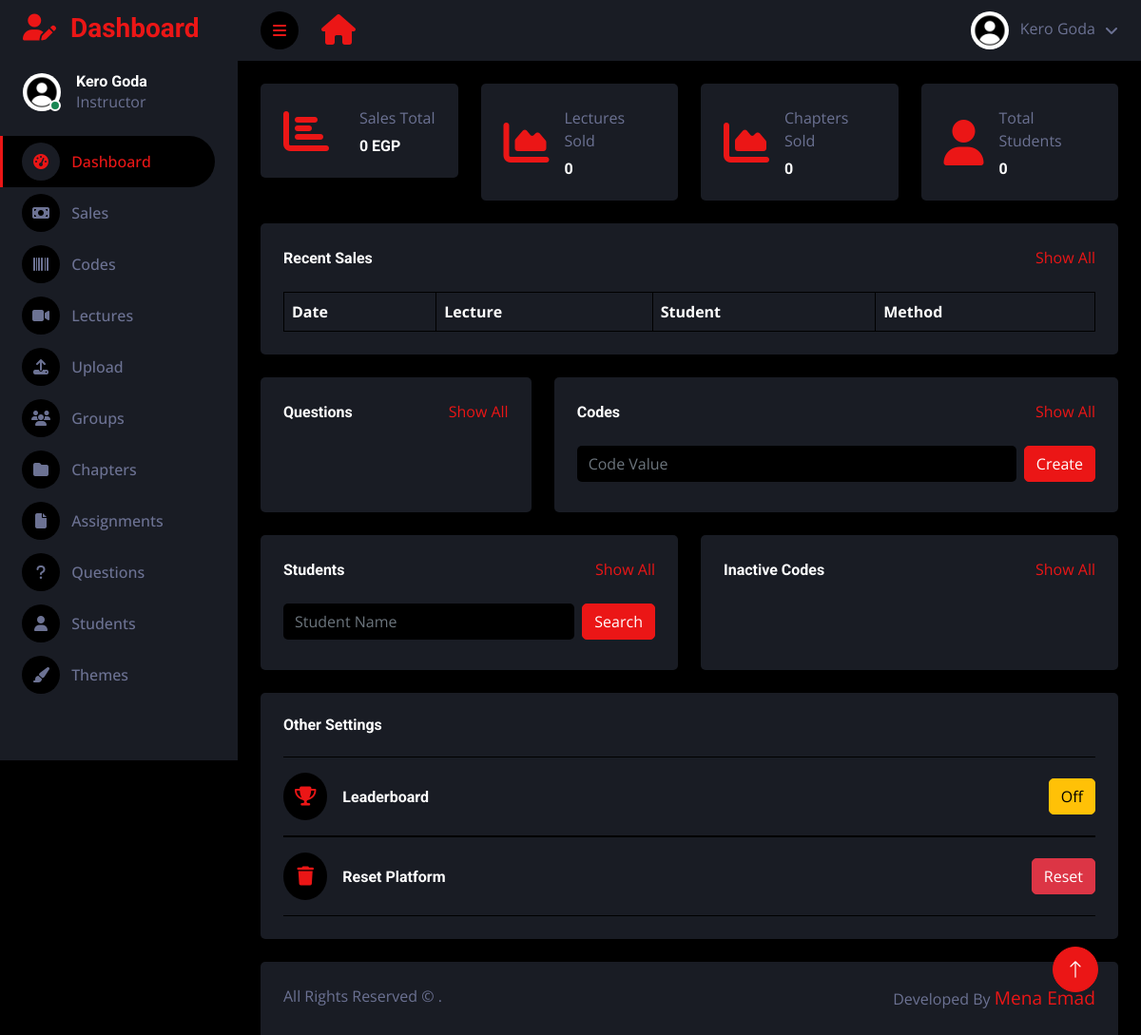
Page /en/dashboard (signed in) on the earlier database version.
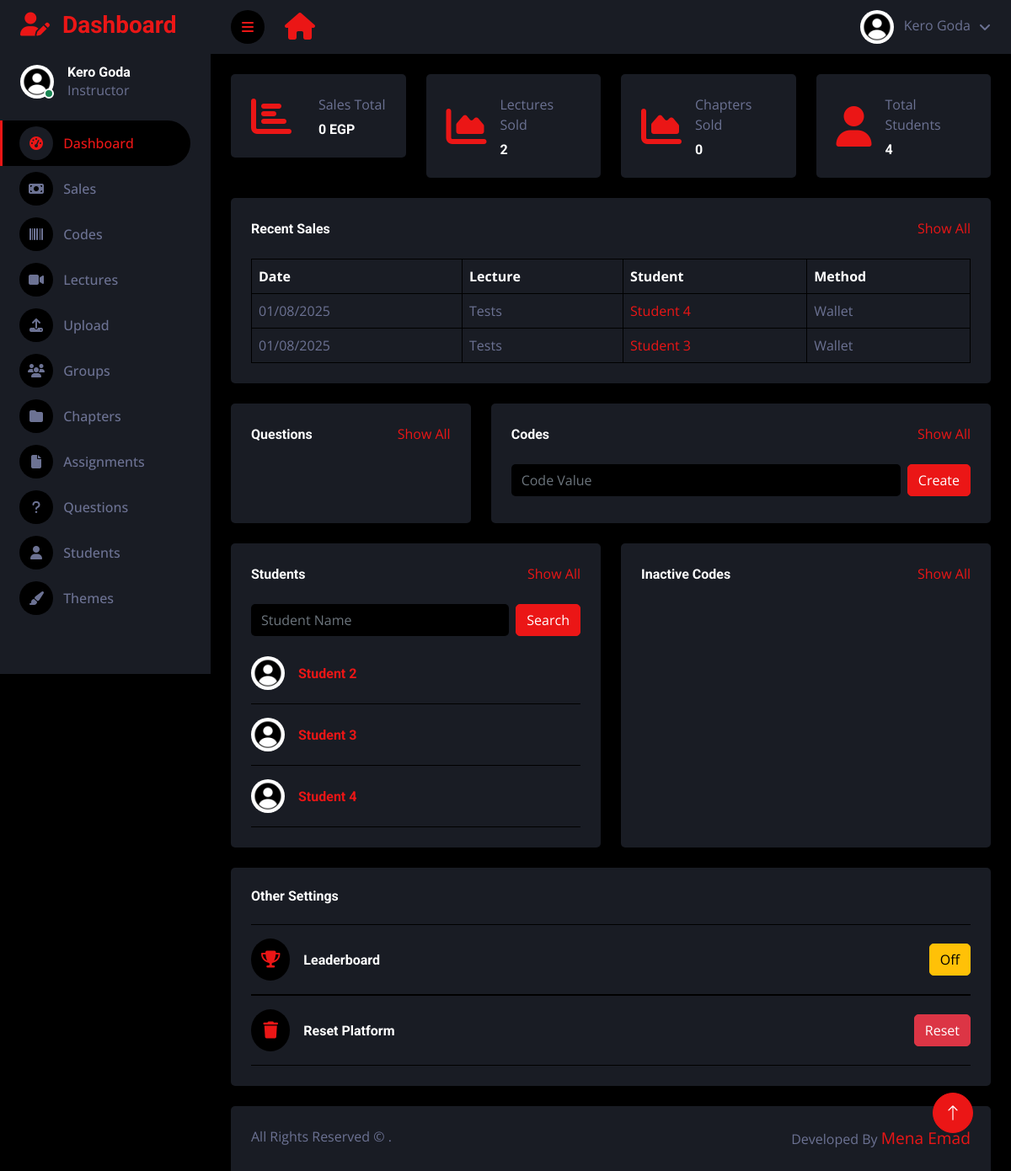
Same page on the later database version.
### main/models.py (models this page shows, shortened)
class BuyLesson(models.Model):
    user = models.ForeignKey(User, on_delete=models.CASCADE , blank=True , null=True)
    user_name = models.CharField(max_length=100 , blank=True)
    user_image = models.ImageField(upload_to='profile_images', default='blank-profile-picture.png')
    lecture_id = models.CharField(max_length=500)
    lecture_title = models.CharField(max_length=100 ,  blank=True)
    lecture_value = models.IntegerField(editable=True , default='0' , blank=True)
    created_at = models.DateTimeField(default=datetime.now)
    class methods(models.TextChoices):
        wallet = 'wallet',
        code = 'code',
        lecture_code = 'lecture_code',
        chapter = 'chapter',
        group = 'group',
        admin = 'admin',
        link = 'link',
        wallet_discount = 'wallet_discount',
    method = models.CharField(max_length=25, choices=methods.choices, default=methods.code, blank=True)
    link = models.CharField(max_length=100 ,  blank=True)
    discount_id = models.CharField(max_length=100 ,  blank=True)
    discount_value = models.CharField(max_length=100 ,  blank=True)
    serial = models.CharField(max_length=100 ,  blank=True)
    class Meta:
        verbose_name = ("Lecture Purchase")
        verbose_name_plural = ("Lecture Purchases")

class Profile(models.Model):
    user = models.ForeignKey(User, on_delete=models.CASCADE , blank=True , null=True)
    id_user = models.IntegerField()
    username = models.CharField(max_length=100, blank=True)
    name = models.CharField(max_length=100, blank=True , null=True)
    image = models.ImageField(upload_to='profile_images', default='blank-profile-picture.jpg' , blank=True , null=True)
    phone = models.CharField(max_length=100, blank=True , null=True)
    school = models.TextField(blank=True)
    location = models.CharField(max_length=100, blank=True)
    class years(models.TextChoices):
        first = 'first',
        second = 'second',
        third = 'third',
        none = 'none',
    year = models.CharField(max_length=25, choices=years.choices, default=years.none,  blank=True , null=True)
    money = models.IntegerField(editable=True , default='0')
    no_of_buys = models.IntegerField(default=0)
    true_answers = models.IntegerField(default=0)
    qr_code = models.ImageField(upload_to='qr-codes' , default='blank-lecture.jpeg' , blank=True , null=True)
    public = models.BooleanField(default=True)
    join_date = models.DateTimeField(default=datetime.now)
    premium = models.BooleanField(default=True)
    instructor = models.BooleanField(default=False)
    admin = models.BooleanField(default=False)
    code = models.CharField(blank=True , max_length=100)
    no_of_sells = models.IntegerField(default=0)

### dashboard/views.py (the view)
# urls.py: path('dashboard', views.dashboard, name='dashboard-page'),
@login_required(login_url='signup')
def dashboard(request):
    if User.objects.filter(username=request.user.username).first():
        user_object = User.objects.get(username=request.user.username)
        user_profile = Profile.objects.get(user=user_object)
        notifications_count = Notification.objects.filter(user=request.user).count()
    else:
        user_profile = ''
        notifications_count = ''
    teacher_posts = Lecture.objects.filter(user=request.user).order_by('created_at')
    buy_lecture_objects = BuyLesson.objects.all()
    buy_chapter_objects = BuyChapter.objects.all()
    lecture_sales = 0
    for x in buy_lecture_objects:
        if Lecture.objects.filter(title=x.lecture_title).first():
            lecture = Lecture.objects.get(title=x.lecture_title)
            lecture_sales = lecture_sales + lecture.price
        else:
            do_nothing = ''
    chapter_sales = 0
    for x in buy_chapter_objects:
        if Chapter.objects.filter(title=x.chapter_title).first():
            chapter = Chapter.objects.get(title=x.chapter_title)
            chapter_sales = chapter_sales + chapter.price
        else:
            nothing = ''
    total_sell = lecture_sales + chapter_sales
    total_lectures = teacher_posts.count()
    lectures_sold = buy_lecture_objects.count()
    chapters_sold = buy_chapter_objects.count()
    students = Profile.objects.filter(instructor=False)
    total_students = students.count()
    recent_sales = BuyLesson.objects.all().order_by('created_at')
    comments = StudentQuestion.objects.all().order_by('created_at')
    all_profiles = Profile.objects.all()
    questions = StudentQuestion.objects.all().order_by('-created_at')
    active_codes = Code.objects.filter(active=True , teacher=request.user.username).values().order_by('-created_at')
    inactive_codes = Code.objects.filter(active=False , teacher=request.user.username).values().order_by('-created_at')
    return render(request, 'dark/index.html', {
        'user_profile': user_profile,
        'posts':teacher_posts ,
        'profiles' :all_profiles ,
        'questions':questions  ,
        'notifications' : notifications_count ,
        'active_codes' :active_codes ,
        'inactive_codes' : inactive_codes,
        'total_sell':total_sell ,
        'total_lectures':total_lectures,
        'lectures_sold': lectures_sold,
        'chapters_sold' : chapters_sold ,
        'students_number': total_students,
        'recent_sales' : recent_sales ,
        'comments' : comments ,
        'students' : students ,
        'platform':platform ,
        })

### templates/dark/index.html (shortened to what the changed rows need)
{% extends "base-dark.html" %}
{% load static %}
{% block content%}
<body>
    <div class="container-fluid position-relative d-flex p-0">
        <div class="content">
            <nav class="navbar navbar-expand bg-secondary navbar-dark sticky-top px-4 py-0">
                <a href="/" class="navbar-brand d-flex ">
                    <h2 class="text-primary mb-0"><i class="fa fa-home"></i></h2>
                </a>
            </nav>
            <div class="container-fluid pt-4 px-4">
                <div class="row g-4">
                    <div class="col-sm-6 col-xl-3">
                        <div class="bg-secondary rounded d-flex align-items-center justify-content-between p-4">
                            <div class="ms-3">
                                <p class="mb-2">
                                    {% if LANGUAGE_CODE == 'ar' %}المحاضرات المباعة{% else %}Lectures Sold{% endif %}
                                </p>
                                <h6 class="mb-0">{{lectures_sold}}</h6>
                            </div>
                        </div>
                    </div>
                    <div class="col-sm-6 col-xl-3">
                        <div class="bg-secondary rounded d-flex align-items-center justify-content-between p-4">
                            <div class="ms-3">
                                <p class="mb-2">
                                    {% if LANGUAGE_CODE == 'ar' %}إجمالي الطلاب{% else %}Total Students{% endif %}
                                </p>
                                <h6 class="mb-0">{{students_number}}</h6>
                            </div>
                        </div>
                    </div>
                </div>
            </div>
            <div class="container-fluid pt-4 px-4">
                <div class="bg-secondary text-center rounded p-4">
                    <div class="table-responsive">
                        <table class="table text-start align-middle table-bordered table-hover mb-0">
                            <thead>
                                <tr class="text-white">
                                    <th scope="col">
                                        {% if LANGUAGE_CODE == 'ar' %}التاريخ{% else %}Date{% endif %}
                                    </th>
                                    <th scope="col">
                                        {% if LANGUAGE_CODE == 'ar' %}المحاضرة{% else %}Lecture{% endif %}
                                    </th>
                                    <th scope="col">
                                        {% if LANGUAGE_CODE == 'ar' %}الطالب{% else %}Student{% endif %}
                                    </th>
                                    <th scope="col">
                                        {% if LANGUAGE_CODE == 'ar' %}الطريقة{% else %}Method{% endif %}
                                    </th>
                                </tr>
                            </thead>
                            <tbody>
                                {% for sale in recent_sales|slice:"0:5" %}
                                <tr>
                                    <td>{{sale.created_at|date:"SHORT_DATE_FORMAT"}}</td>
                                    <td>{{sale.lecture_title}}</td>
                                    <td><a href="/profile/{{sale.user.username}}">{{sale.user_name}}</a></td>
                                    <td style="text-transform: capitalize;">{{sale.method}}</td>
                                </tr>
                                {% endfor %}
                            </tbody>
                        </table>
                    </div>
                </div>
            </div>
            <div class="container-fluid pt-4 px-4">
                <div class="row g-4">
                    <div class="col-sm-12 col-md-6 col-xl-6" id="students">
                        <div class="h-100 bg-secondary rounded p-4">
                            {% for student in students|slice:"1:4" %}
                            <div class="d-flex align-items-center border-bottom py-3" style="overflow: hidden;">
                                {% if student.image %}
                                <img class="rounded-circle flex-shrink-0" src="{{student.image.url}}" alt=""
                                    style="width: 40px; height: 40px;">
                                {% else %}
                                <img class="rounded-circle flex-shrink-0" src="{% static 'blank-profile-picture.jpg' %}"
                                    alt="" style="width: 40px; height: 40px;">
                                {% endif %}
                                <div class="w-100 ms-3">
                                    <div class="d-flex w-100 justify-content-between">
                                        <h6 class="mb-0">
                                            <a href="/profile/{{student.username}}">
                                                {{student.name}}
                                            </a>
                                        </h6>
                                    </div>
                                </div>
                            </div>
                            {% endfor %}
                        </div>
                    </div>
                </div>
            </div>
        </div>
    </div>
</body>
{% endblock content %}

Differences in the rows shown:
added BuyLesson: created_at "01/08/2025", lecture_title "Tests", user_name "Student 4", method "Wallet"
added BuyLesson: created_at "01/08/2025", lecture_title "Tests", user_name "Student 3", method "Wallet"
added Profile: image (placeholder picture), name "Student 2"
added Profile: image (placeholder picture), name "Student 3"
added Profile: image (placeholder picture), name "Student 4"
Other differences:
{{ lectures_sold }}: "0" → "2"
{{ students_number }}: "0" → "4"
